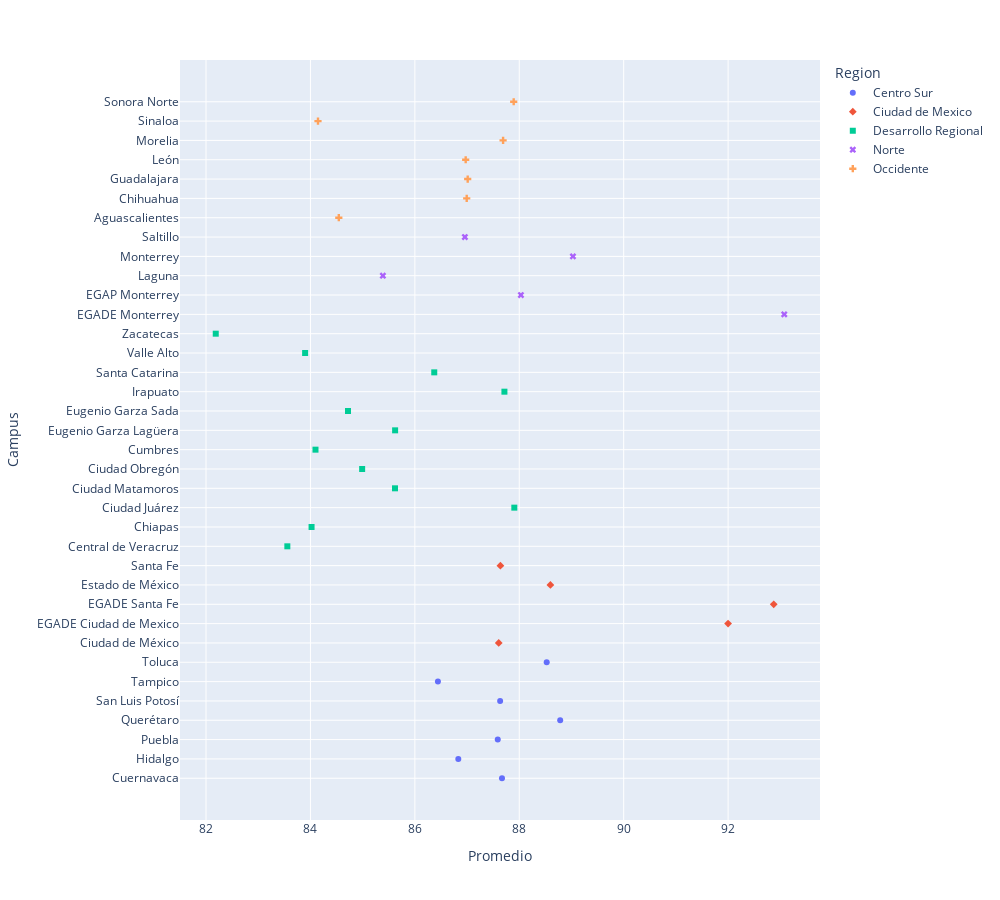

The code cell stored with this chart in its notebook:
### Code cell
fig = px.scatter(df_query, y=['Region','Campus'], x="Promedio", color="Region", symbol="Region",labels={'value':'Campus'})
fig.update_yaxes(tickvals=df_query.Campus.unique(),ticklen=6)
fig.update_layout(height= 900,width =1000)
fig.show()

### Figure 1 — Plotly figure (JSON) as saved in the notebook; plotly's stock layout.template omitted (floating-point values rounded to 4 significant figures)
{"data": [{"hovertemplate": "Region=Centro Sur<br>Promedio=%{x}<br>Campus=%{y}<extra></extra>", "legendgroup": "Centro Sur", "marker": {"color": "#636efa", "symbol": "circle"}, "mode": "markers", "name": "Centro Sur", "orientation": "h", "showlegend": true, "type": "scatter", "x": [87.67, 86.83, 87.59, 88.78, 87.63, 86.44, 88.53], "xaxis": "x", "y": ["Cuernavaca", "Hidalgo", "Puebla", "Querétaro", "San Luis Potosí", "Tampico", "Toluca"], "yaxis": "y"}, {"hovertemplate": "Region=Ciudad de Mexico<br>Promedio=%{x}<br>Campus=%{y}<extra></extra>", "legendgroup": "Ciudad de Mexico", "marker": {"color": "#EF553B", "symbol": "diamond"}, "mode": "markers", "name": "Ciudad de Mexico", "orientation": "h", "showlegend": true, "type": "scatter", "x": [87.61, 92.0, 92.87, 88.6, 87.64], "xaxis": "x", "y": ["Ciudad de México", "EGADE Ciudad de Mexico", "EGADE Santa Fe", "Estado de México", "Santa Fe"], "yaxis": "y"}, {"hovertemplate": "Region=Desarrollo Regional<br>Promedio=%{x}<br>Campus=%{y}<extra></extra>", "legendgroup": "Desarrollo Regional", "marker": {"color": "#00cc96", "symbol": "square"}, "mode": "markers", "name": "Desarrollo Regional", "orientation": "h", "showlegend": true, "type": "scatter", "x": [83.56, 84.02, 87.91, 85.62, 84.99, 84.1, 85.62, 84.72, 87.72, 86.37, 83.9, 82.19], "xaxis": "x", "y": ["Central de Veracruz", "Chiapas", "Ciudad Juárez", "Ciudad Matamoros", "Ciudad Obregón", "Cumbres", "Eugenio Garza Lagüera", "Eugenio Garza Sada", "Irapuato", "Santa Catarina", "Valle Alto", "Zacatecas"], "yaxis": "y"}, {"hovertemplate": "Region=Norte<br>Promedio=%{x}<br>Campus=%{y}<extra></extra>", "legendgroup": "Norte", "marker": {"color": "#ab63fa", "symbol": "x"}, "mode": "markers", "name": "Norte", "orientation": "h", "showlegend": true, "type": "scatter", "x": [93.08, 88.03, 85.39, 89.03, 86.96], "xaxis": "x", "y": ["EGADE Monterrey", "EGAP Monterrey", "Laguna", "Monterrey", "Saltillo"], "yaxis": "y"}, {"hovertemplate": "Region=Occidente<br>Promedio=%{x}<br>Campus=%{y}<extra></extra>", "legendgroup": "Occidente", "marker": {"color": "#FFA15A", "symbol": "cross"}, "mode": "markers", "name": "Occidente", "orientation": "h", "showlegend": true, "type": "scatter", "x": [84.54, 86.99, 87.01, 86.97, 87.69, 84.14, 87.89], "xaxis": "x", "y": ["Aguascalientes", "Chihuahua", "Guadalajara", "León", "Morelia", "Sinaloa", "Sonora Norte"], "yaxis": "y"}], "layout": {"height": 900, "legend": {"title": {"text": "Region"}, "tracegroupgap": 0}, "margin": {"t": 60}, "width": 1000, "xaxis": {"anchor": "y", "domain": [0, 1], "title": {"text": "Promedio"}}, "yaxis": {"anchor": "x", "domain": [0, 1], "ticklen": 6, "tickvals": ["Cuernavaca", "Hidalgo", "Puebla", "Querétaro", "San Luis Potosí", "Tampico", "Toluca", "Ciudad de México", "EGADE Ciudad de Mexico", "EGADE Santa Fe", "Estado de México", "Santa Fe", "Central de Veracruz", "Chiapas", "Ciudad Juárez", "Ciudad Matamoros", "Ciudad Obregón", "Cumbres", "Eugenio Garza Lagüera", "Eugenio Garza Sada", "Irapuato", "Santa Catarina", "Valle Alto", "Zacatecas", "EGADE Monterrey", "EGAP Monterrey", "Laguna", "Monterrey", "Saltillo", "Aguascalientes", "Chihuahua", "Guadalajara", "León", "Morelia", "Sinaloa", "Sonora Norte"], "title": {"text": "Campus"}}}}
